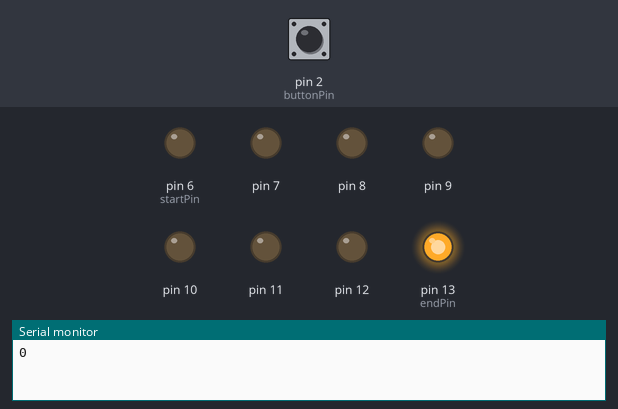
Simulated run of this sketch. Board: Arduino Uno, built with avr-gcc and run on an emulated ATmega328P. On the bench: output pins drawn as LEDs (lit = HIGH), the last lines printed to the serial monitor. Inputs (shaded band) come from the test bench; at power-on: pin 2 (buttonPin) LOW.

Above: at 0.1 s.
At 5.5 s:
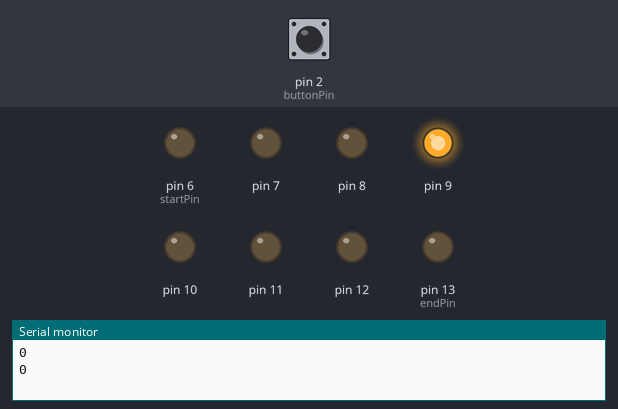
7.3 s: pin 2 (buttonPin) pulled HIGH for 3 s
At 8.0 s:
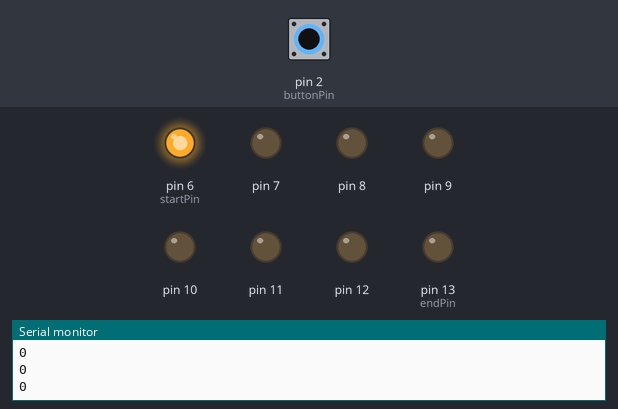
Timing chart, 0 to 17.8 s (numbered marks = the images above; inputs shaded):
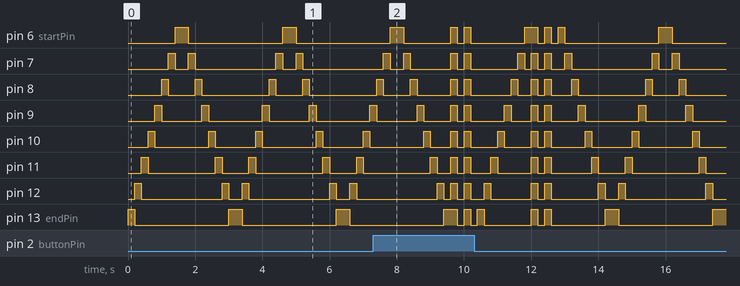

The sketch:

Lab2.ino
```cpp
//Lab02-走馬燈
byte startPin = 6;
byte endPin = 13;
int delayTime = 200;
byte buttonPin = 2;

void setup() {
  // put your setup code here, to run once:
  for(byte i = startPin;i <= endPin;i++){
    pinMode(i,OUTPUT);
  }
  Serial.begin(9600);
  pinMode(buttonPin, INPUT);
}

void loop() {
  // put your main code here, to run repeatedly:

  int switchStatus = digitalRead(buttonPin);
  Serial.println(switchStatus);
  if(switchStatus){
    lightAndDarkOneTime();
    lightAndDarkOneTime();
    rightMoveToLeft(true);
    lightAndDarkOneTime();
    lightAndDarkOneTime();
    rightMoveToLeft(false);
  }else{
    rightMoveToLeft(true);
    rightMoveToLeft(false);
  }
/*
  lightAndDarkOneTime();
  lightAndDarkOneTime();
  rightMoveToLeft(true);

  lightAndDarkOneTime();
  lightAndDarkOneTime();
  rightMoveToLeft(false);
  */
}

void lightAndDarkOneTime(){
  allDark(false);
  delay(delayTime);
  allDark(true);
  delay(delayTime);
}

void allDark(bool isDark){
  for(byte i = startPin;i <= endPin;i++){
      digitalWrite(i,(isDark?LOW:HIGH));
  }
}

void rightMoveToLeft(bool isRightToLeft){
  int startLightPin = (isRightToLeft?8:1);

  if(isRightToLeft){
    //Pin endPin to Pin startPin
    for(byte i = endPin;i >= startPin;i--){
      LightPin(i);
      delay(delayTime);
    }
  }
  else{
    //Pin startPin to Pin endPin
    for(byte i = startPin;i <= endPin;i++){
      LightPin(i);
      delay(delayTime);
    }
  }
}

void LightPin(byte pinToLight){
  //To all dark
  allDark(true);

  //Pin to light
  digitalWrite(pinToLight,HIGH);
}
```
